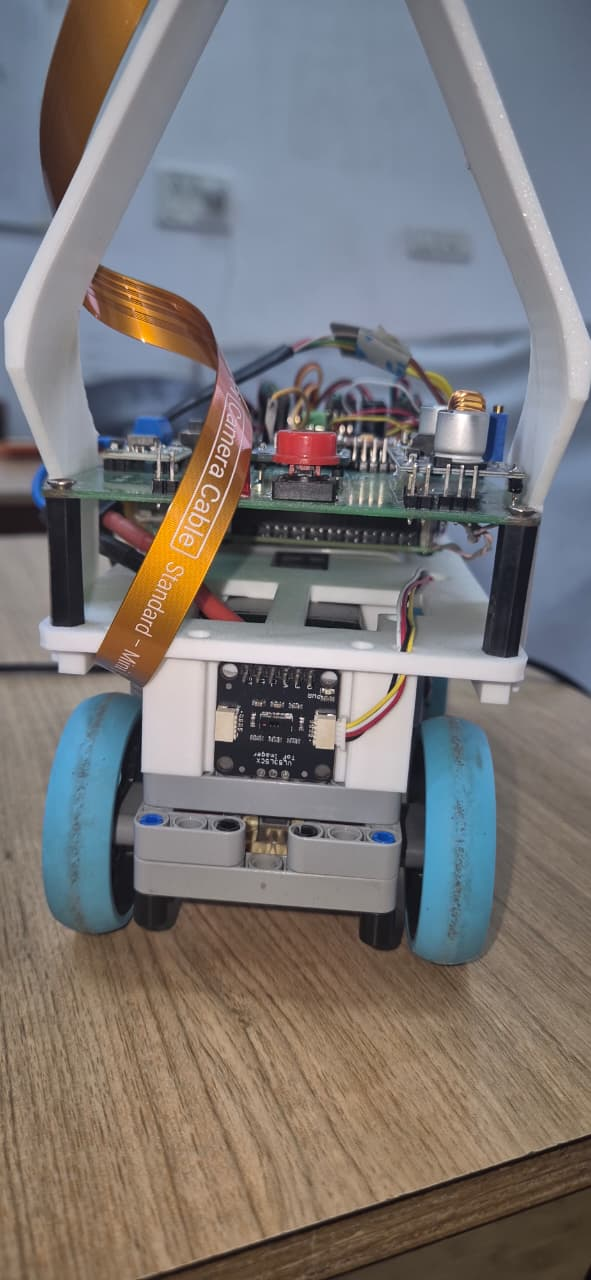
#> input picture v-photos/bot_back.jpeg, 591 x 1280 px
$ python -i 'camera (1).py'   (imports and definitions only)
#> lines starting #> are read from the running program, lines starting #| are printed output that depends on the picture; after the words box and inside, x2 and y2 are one past the last pixel; in counts of white or black regions, pixels touching at a corner belong together
#> further down, picture is the input picture: shape (1280, 591, 3); mean B, G, R 117.7, 118.7, 122.9

from picamera2 import Picamera2
import cv2
import numpy as np
import time
import config

picam2 = None
current_mouse_x = -1
current_mouse_y = -1

# [132 lines left out: functions mouse_event_handler, initialize, capture_frame, find_objects_in_rois, not called in this run]

def find_biggest_block(frame):
    """
    Processes a cropped region of the frame to find the largest red or green block.
    Returns the cropped frame as the new overlay.
    """
    full_h, _, _ = frame.shape
#> full_h = 1280
    roi_top_y = int(full_h * config.CROP_TOP_FRAC)
#> roi_top_y = 533
    roi_bottom_y = int(full_h * (1.0 - config.CROP_BOTTOM_FRAC))
#> roi_bottom_y = 1280

    cropped_frame = frame[roi_top_y:roi_bottom_y, :]
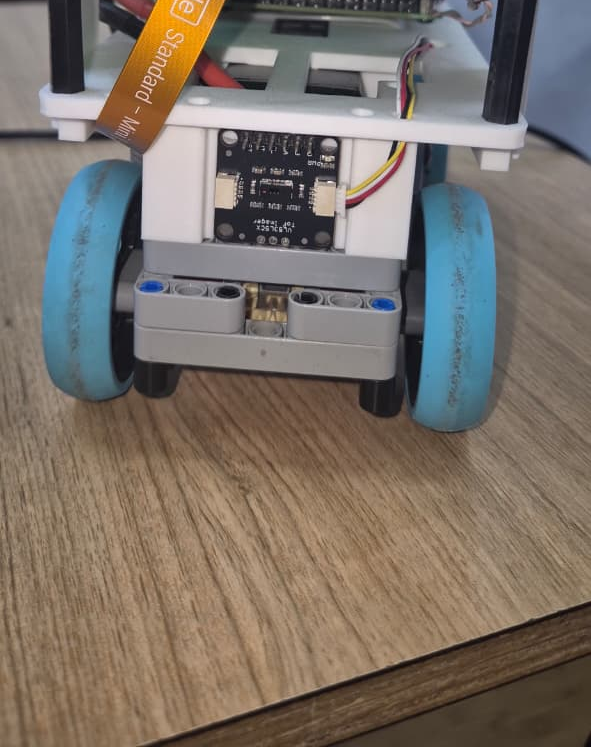
#> cropped_frame: shape (747, 591, 3); mean B, G, R 104.5, 113.7, 123.4

    h, w, _ = cropped_frame.shape
#> h = 747; w = 591
    total_screen_area = w * h
#> total_screen_area = 441477
    max_allowed_area = total_screen_area * config.MAX_BLOCK_AREA_FRACTION
#> max_allowed_area = 110369.2

    hsv = cv2.cvtColor(cropped_frame, cv2.COLOR_BGR2HSV)
#> hsv: shape (747, 591, 3); mean H, S, V 51.1, 68.1, 131.4

    mask_r1 = cv2.inRange(hsv, config.LOWER_RED_1, config.UPPER_RED_1)
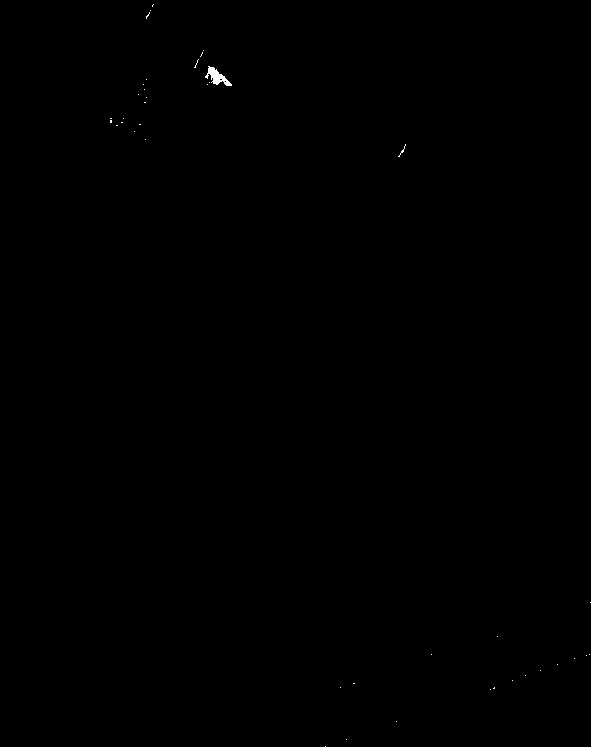
#> mask_r1: shape (747, 591); 0.07% white; 41 white regions (40 under 20 px), largest, box (x1, y1, x2, y2) and area: (205, 66, 232, 86) 226
    mask_r2 = cv2.inRange(hsv, config.LOWER_RED_2, config.UPPER_RED_2)
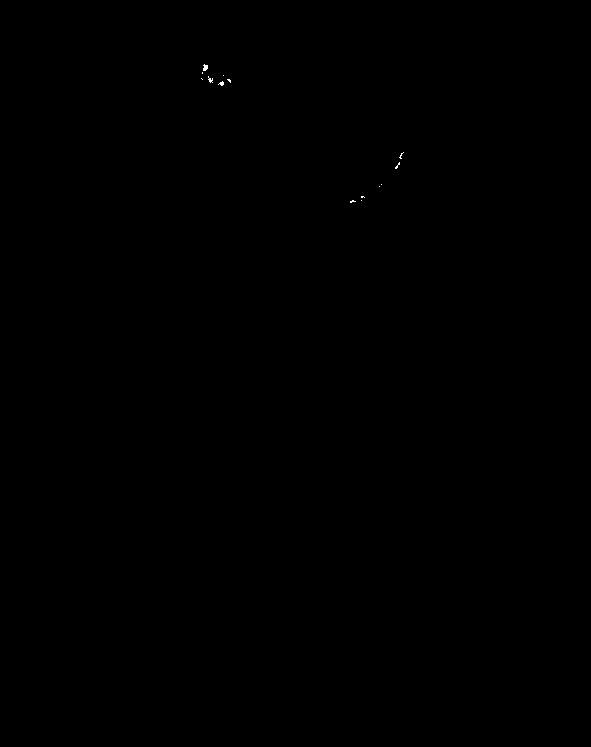
#> mask_r2: shape (747, 591); 0.03% white in thin lines or dots, all inside (x1, y1, x2, y2) = (201, 64, 404, 203)
    red_mask = cv2.bitwise_or(mask_r1, mask_r2)
#> red_mask: shape (747, 591); 0.1% white; 48 white regions (46 under 20 px), largest, box (x1, y1, x2, y2) and area: (203, 64, 232, 86) 298, (398, 144, 406, 159) 29
    green_mask = cv2.inRange(hsv, config.LOWER_GREEN, config.UPPER_GREEN)
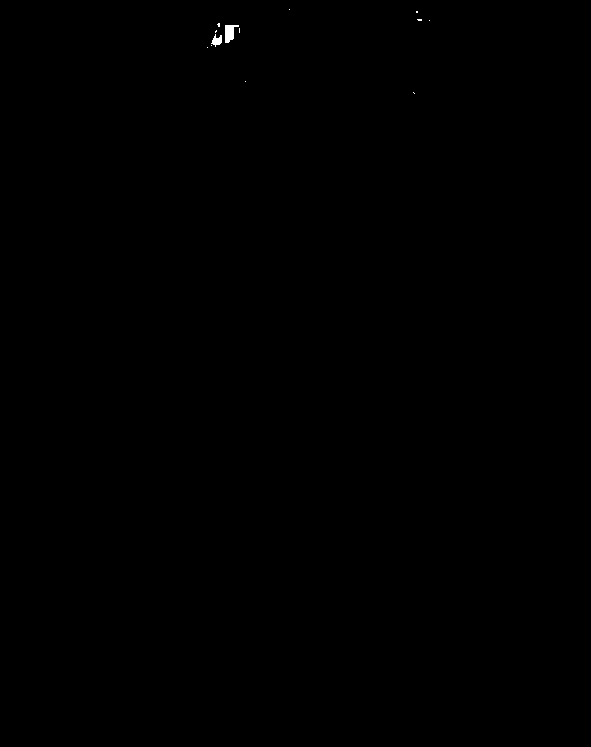
#> green_mask: shape (747, 591); 0.06% white; 13 white regions (11 under 20 px), largest, box (x1, y1, x2, y2) and area: (225, 25, 239, 43) 158, (211, 34, 222, 47) 80

    kernel = np.ones((5, 5), np.uint8)
    red_mask_cleaned = cv2.morphologyEx(red_mask, cv2.MORPH_OPEN, kernel)
#> red_mask_cleaned: shape (747, 591); 0.05% white; 2 white regions, box (x1, y1, x2, y2) and area: (208, 67, 222, 84) 169, (226, 80, 231, 86) 30
    green_mask_cleaned = cv2.morphologyEx(green_mask, cv2.MORPH_OPEN, kernel)
#> green_mask_cleaned: shape (747, 591); 0.05% white; 2 white regions

    contours_red, _ = cv2.findContours(
        red_mask_cleaned, cv2.RETR_EXTERNAL, cv2.CHAIN_APPROX_SIMPLE
    )
#> contours_red = 2 contours; box (x1, y1, x2, y2) and area: (208, 67, 222, 84) 142, (226, 80, 231, 86) 20
    contours_green, _ = cv2.findContours(
        green_mask_cleaned, cv2.RETR_EXTERNAL, cv2.CHAIN_APPROX_SIMPLE
    )
#> contours_green = 2 contours; box (x1, y1, x2, y2) and area: (225, 25, 234, 42) 120, (213, 38, 222, 45) 46

    valid_blocks = []
    for contours, color in [(contours_red, "red"), (contours_green, "green")]:
        for cnt in contours:
            area = cv2.contourArea(cnt)

            if not (config.MIN_CONTOUR_AREA < area < max_allowed_area):
                continue

            x, y, cw, ch = cv2.boundingRect(cnt)
            if not ch > cw:
                continue

            M = cv2.moments(cnt)
            center_x = int(M["m10"] / M["m00"]) if M["m00"] != 0 else 0
            center_y = int(M["m01"] / M["m00"]) if M["m00"] != 0 else 0

            valid_blocks.append(
                {
                    "contour": cnt,
                    "color": color,
                    "area": area,
                    "centroid": (center_x, center_y),
                }
            )
#> this loop made 2 passes
#> after the loop, valid_blocks = []

    overlay_frame = cropped_frame

    if not valid_blocks:
        return None, overlay_frame, hsv

    largest_block = max(valid_blocks, key=lambda b: b["area"])
    x, y, cw, ch = cv2.boundingRect(largest_block["contour"])
    box_color = (
        config.BOX_COLOR_RED
        if largest_block["color"] == "red"
        else config.BOX_COLOR_GREEN
    )

    cv2.rectangle(overlay_frame, (x, y), (x + cw, y + ch), box_color, 2)
    cv2.putText(
        overlay_frame,
        largest_block["color"].upper(),
        (x, y - 10),
        cv2.FONT_HERSHEY_SIMPLEX,
        0.7,
        box_color,
        2,
    )

    return largest_block, overlay_frame, hsv

# [6 lines left out: function cleanup, not called in this run]

# [20 lines not run here, left out]

>>> import cv2
>>> picture = cv2.imread('../v-photos/bot_back.jpeg')
>>> result = find_biggest_block(picture)
